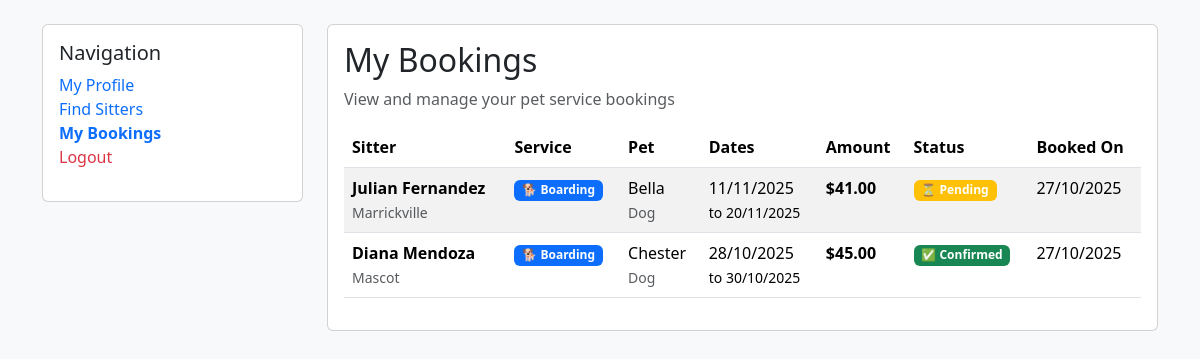
/owner-bookings (signed in), run on the app's committed database.
### database.py (models this page shows, shortened)
class Booking(db.Model):
    id = db.Column(db.Integer, primary_key=True)
    owner_id = db.Column(db.Integer, db.ForeignKey('user.id'), nullable=False)
    sitter_id = db.Column(db.Integer, db.ForeignKey('user.id'), nullable=False)
    service_id = db.Column(db.Integer, db.ForeignKey('sitter_service.id'), nullable=False)
    status = db.Column(db.Enum(BookingStatus), default=BookingStatus.pending)
    start_date = db.Column(db.Date, nullable=False)
    end_date = db.Column(db.Date, nullable=False)
    fixed_amount = db.Column(db.Float, nullable=False)
    pet_type = db.Column(db.String(100), nullable=False)
    pet_name = db.Column(db.String(100), nullable=False)
    special_instructions = db.Column(db.Text)
    created_at = db.Column(db.DateTime, default=datetime.utcnow)
    updated_at = db.Column(db.DateTime, default=datetime.utcnow, onupdate=datetime.utcnow)
    confirmed_at = db.Column(db.DateTime)
    completed_at = db.Column(db.DateTime)

class User(db.Model):
    id = db.Column(db.Integer, primary_key=True)
    email = db.Column(db.String(255), unique=True, nullable=False)
    password = db.Column(db.String(255), nullable=False)
    role = db.Column(db.Enum(Role), nullable=False, default=Role.customer)
    created_at = db.Column(db.DateTime, default=datetime.utcnow)
    first_name = db.Column(db.String(100))
    last_name = db.Column(db.String(100))
    phone = db.Column(db.String(20))
    city = db.Column(db.String(100))
    suburb = db.Column(db.String(100))
    created_at = db.Column(db.DateTime, default=datetime.utcnow)
    sitter_services = db.relationship('SitterService', backref='sitter', lazy=True)
    owner_bookings = db.relationship('Booking', foreign_keys='Booking.owner_id', backref='owner', lazy=True)
    sitter_bookings = db.relationship('Booking', foreign_keys='Booking.sitter_id', backref='sitter', lazy=True)

### main.py (the view)
@app.route("/owner-bookings")
def owner_bookings():
    owner = User.query.filter_by(email=session.get('user_email')).first()
    bookings = Booking.query.filter_by(owner_id=owner.id).order_by(Booking.created_at.desc()).all()
    return render_template("owner_bookings.html", bookings=bookings)

### templates/owner_bookings.html (shortened to what this page needs)
<!DOCTYPE html>
<html lang="en">
<head>
    <link href="https://cdn.jsdelivr.net/npm/bootstrap@5.3.2/dist/css/bootstrap.min.css" rel="stylesheet">
    <link rel="stylesheet" href="https://cdn.jsdelivr.net/npm/bootstrap-icons@1.11.1/font/bootstrap-icons.css">
</head>
<body class="bg-light">
    <div class="container mt-4">
        <div class="row">
            <div class="col-md-3">
                <div class="card">
                    <div class="card-body">
                        <h5 class="card-title">Navigation</h5>
                        <ul class="list-unstyled">
                            <li><a href="{{ url_for('owner_dashboard') }}" class="text-decoration-none">My Profile</a></li>
                            <li><a href="{{ url_for('search') }}" class="text-decoration-none">Find Sitters</a></li>
                            <li><a href="{{ url_for('owner_bookings') }}" class="text-decoration-none fw-bold">My Bookings</a></li>
                            <li><a href="{{ url_for('login') }}" class="text-decoration-none text-danger">Logout</a></li>
                        </ul>
                    </div>
                </div>
            </div>
            <div class="col-md-9">
                <div class="card">
                    <div class="card-body">
                        <h2 class="card-title">My Bookings</h2>
                        <p class="text-muted">View and manage your pet service bookings</p>
                        {% if bookings %}
                        <div class="table-responsive">
                            <table class="table table-striped">
                                <thead>
                                    <tr>
                                        <th>Sitter</th>
                                        <th>Service</th>
                                        <th>Pet</th>
                                        <th>Dates</th>
                                        <th>Amount</th>
                                        <th>Status</th>
                                        <th>Booked On</th>
                                    </tr>
                                </thead>
                                <tbody>
                                    {% for booking in bookings %}
                                    <tr>
                                        <td>
                                            <strong>{{ booking.sitter.first_name }} {{ booking.sitter.last_name }}</strong>
                                            <br>
                                            <small class="text-muted">{{ booking.sitter.suburb }}</small>
                                        </td>
                                        <td>
                                            {% if booking.service.service_type.value == 'boarding' %}
                                                <span class="badge bg-primary">🐕 Boarding</span>
                                            {% elif booking.service.service_type.value == 'daycare' %}
                                                <span class="badge bg-success">🏠 Daycare</span>
                                            {% elif booking.service.service_type.value == 'walking' %}
                                                <span class="badge bg-info">🚶 Walking</span>
                                            {% endif %}
                                        </td>
                                        <td>
                                            {{ booking.pet_name }}<br>
                                            <small class="text-muted">{{ booking.pet_type }}</small>
                                        </td>
                                        <td>
                                            {{ booking.start_date.strftime('%d/%m/%Y') }}<br>
                                            <small>to {{ booking.end_date.strftime('%d/%m/%Y') }}</small>
                                        </td>
                                        <td><strong>${{ "%.2f"|format(booking.fixed_amount) }}</strong></td>
                                        <td>
                                            {% if booking.status.value == 'pending' %}
                                                <span class="badge bg-warning">⏳ Pending</span>
                                            {% elif booking.status.value == 'confirmed' %}
                                                <span class="badge bg-success">✅ Confirmed</span>
                                            {% elif booking.status.value == 'rejected' %}
                                                <span class="badge bg-danger">❌ Rejected</span>
                                            {% elif booking.status.value == 'completed' %}
                                                <span class="badge bg-secondary">📋 Completed</span>
                                            {% endif %}
                                        </td>
                                        <td>{{ booking.created_at.strftime('%d/%m/%Y') }}</td>
                                    </tr>
                                    {% endfor %}
                                </tbody>
                            </table>
                        </div>
                        {% endif %}
                    </div>
                </div>
            </div>
        </div>
    </div>
</body>
</html>

### data on the page
Booking: sitter.first_name "Julian", sitter.last_name "Fernandez", sitter.suburb "Marrickville", pet_name "Bella", pet_type "Dog", start_date "11/11/2025", end_date "20/11/2025", fixed_amount "41.00", status "⏳ Pending", created_at "27/10/2025"
Booking: sitter.first_name "Diana", sitter.last_name "Mendoza", sitter.suburb "Mascot", pet_name "Chester", pet_type "Dog", start_date "28/10/2025", end_date "30/10/2025", fixed_amount "45.00", status "✅ Confirmed", created_at "27/10/2025"
